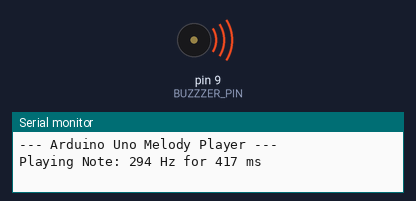
The sketch below on a simulated Arduino Uno, built with avr-gcc and run on an emulated ATmega328P. Shown: buzzer (waves = sounding), the last lines printed to the serial monitor.

Above: at 0.21 s.
At 35.3 s:
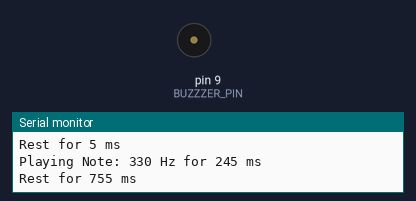
Timing chart, 0 to 40.0 s (numbered marks = the images above):
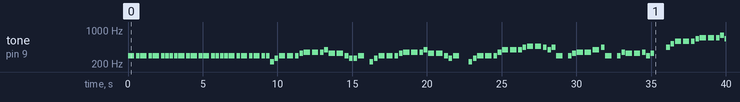

Measured:
- by itself, tone on pin 9 (BUZZZER_PIN): plays 294 Hz for 0.42 s, 294 Hz for 0.25 s, 294 Hz for 0.42 s, 294 Hz for 0.25 s, 294 Hz for 0.42 s, 294 Hz for 0.25 s … (97 notes in this stretch)

The sketch:

Pirates_of_the_Caribbean___He_s_a_Pirate__1_.ino
```cpp
// Uno_Melody_Player.ino
// ----------------------------------------------------------------------
// Plays the melody data using the standard Arduino tone() function.
// Designed for Arduino Uno R3, which requires careful memory management.
// ----------------------------------------------------------------------

// *** IMPORTANT WARNING FOR ARDUINO UNO R3 ***
// The Uno has limited Flash (32KB) and RAM (2KB). If your MIDI file
// is very long or complex, the generated C array may exceed the Uno's
// storage capacity, resulting in compilation errors or unexpected behavior.
// If this happens, try a shorter MIDI file or switch to an ESP32 or Mega board.
// ***

// Required for the PROGMEM functions (accessing data from Flash memory)
#include <avr/pgmspace.h>

// Includes the generated data files
#include "pitches.h"
#include "melody_data.h"

// --- Configuration ---
// Define the digital pin connected to the passive buzzer or speaker
const int BUZZZER_PIN = 9;

// --- Setup ---
void setup() {
  // Initialize serial communication for debugging output
  Serial.begin(9600);
  Serial.println("\n--- Arduino Uno Melody Player ---");

  // Set the buzzer pin as an output.
  pinMode(BUZZZER_PIN, OUTPUT);
}

// --- Main Loop ---
void loop() {
  playMelody();

  // Halt the loop after the song finishes to prevent continuous playback.
  while(true) {
    delay(1000);
  }
}

// --- Melody Play Function ---
void playMelody() {
  // Iterate through the notes in the melody_data array.
  for (int thisNote = 0; thisNote < melody_length; thisNote++) {

    // Read pitch and duration from Flash memory (PROGMEM).
    // This is crucial for the Uno to save valuable RAM.
    int pitch = pgm_read_word_near(melody + thisNote);
    int noteDuration = pgm_read_word_near(durations + thisNote);

    // Check if the pitch is a rest (REST is defined as 0 in pitches.h).
    if (pitch != REST) {
      // Plays a tone at the specified pitch for the noteDuration time.
      tone(BUZZZER_PIN, pitch, noteDuration);

      Serial.print("Playing Note: ");
      Serial.print(pitch);
      Serial.print(" Hz for ");
      Serial.print(noteDuration);
      Serial.println(" ms");
    } else {
      // Stop the tone for a REST.
      noTone(BUZZZER_PIN);
      Serial.print("Rest for ");
      Serial.print(noteDuration);
      Serial.println(" ms");
    }

    // Pause for the exact duration of the note/rest.
    delay(noteDuration);

    // Stop the tone explicitly to ensure a clean break before the next note/pause.
    noTone(BUZZZER_PIN);

    // Pause for a small interval before the next note starts.
    // This pause provides a necessary staccato effect.
    #ifdef PAUSE_BETWEEN_NOTES_MS
      delay(PAUSE_BETWEEN_NOTES_MS);
    #else
      delay(20); // Default pause if macro not found (20ms)
    #endif
  }

  Serial.println("Melody finished.");
}
```

melody_data.h
```cpp
/*************************************************
 * GENERATED FROM: pirate.mid
 * DO NOT EDIT THIS FILE MANUALLY
 *
 * This file contains the C-arrays for the melody pitch and duration.
 * It is designed for use with the Arduino tone() function or ESP32 LEDC.
 * The pitches (e.g., NOTE_C4) are defined in 'pitches.h'.
 *************************************************/
#pragma once
#include "pitches.h"

// The notes array (pitch macro names from pitches.h)
// PROGMEM is used to store the data in Flash memory on Uno/Nano.
const int melody[] PROGMEM = {
    NOTE_D4,
 REST,
 NOTE_D4,
 REST,
 NOTE_D4,
 REST,
 NOTE_D4,
 REST,
 NOTE_D4,
 REST,
 NOTE_D4,
 REST,
 NOTE_D4,
 REST,
 NOTE_D4,
 REST,
 NOTE_D4,
 REST,
 NOTE_D4,
 REST,
 NOTE_D4,
 REST,
 NOTE_D4,
 REST,
 NOTE_D4,
 REST,
 NOTE_D4,
 REST,
 NOTE_D4,
 REST,
 NOTE_D4,
 REST,
 NOTE_D4,
 REST,
 NOTE_D4,
 REST,
 NOTE_D4,
 REST,
 NOTE_D4,
 REST,
 NOTE_D4,
 REST,
 NOTE_D4,
 REST,
 NOTE_D4,
 REST,
 NOTE_D4,
 REST,
 NOTE_D4,
 REST,
 NOTE_A3,
 REST,
 NOTE_C4,
 REST,
 NOTE_D4,
 REST,
 NOTE_D4,
 REST,
 NOTE_D4,
 REST,
 NOTE_E4,
 REST,
 NOTE_F4,
 REST,
 NOTE_F4,
 REST,
 NOTE_F4,
 REST,
 NOTE_G4,
 REST,
 NOTE_E4,
 REST,
 NOTE_E4,
 REST,
 NOTE_D4,
 REST,
 NOTE_C4,
 REST,
 NOTE_C4,
 REST,
 NOTE_D4,
 REST,
 NOTE_A3,
 REST,
 NOTE_C4,
 REST,
 NOTE_D4,
 REST,
 NOTE_D4,
 REST,
 NOTE_D4,
 REST,
 NOTE_E4,
 REST,
 NOTE_F4,
 REST,
 NOTE_F4,
 REST,
 NOTE_F4,
 REST,
 NOTE_G4,
 REST,
 NOTE_E4,
 REST,
 NOTE_E4,
 REST,
 NOTE_D4,
 REST,
 NOTE_C4,
 REST,
 NOTE_D4,
 REST,
 NOTE_A3,
 REST,
 NOTE_C4,
 REST,
 NOTE_D4,
 REST,
 NOTE_D4,
 REST,
 NOTE_D4,
 REST,
 NOTE_F4,
 REST,
 NOTE_G4,
 REST,
 NOTE_G4,
 REST,
 NOTE_G4,
 REST,
 NOTE_A4,
 REST,
 NOTE_AS4,
 REST,
 NOTE_AS4,
 REST,
 NOTE_A4,
 REST,
 NOTE_G4,
 REST,
 NOTE_A4,
 REST,
 NOTE_D4,
 REST,
 NOTE_D4,
 REST,
 NOTE_E4,
 REST,
 NOTE_F4,
 REST,
 NOTE_F4,
 REST,
 NOTE_G4,
 REST,
 NOTE_A4,
 REST,
 NOTE_D4,
 REST,
 NOTE_D4,
 REST,
 NOTE_F4,
 REST,
 NOTE_E4,
 REST,
 NOTE_E4,
 REST,
 NOTE_F4,
 REST,
 NOTE_D4,
 REST,
 NOTE_E4,
 REST,
 NOTE_A4,
 REST,
 NOTE_C5,
 REST,
 NOTE_D5,
 REST,
 NOTE_D5,
 REST,
 NOTE_D5,
 REST,
 NOTE_E5,
 REST,
 NOTE_F5,
 REST,
 NOTE_F5,
 REST,
 NOTE_F5,
 REST,
 NOTE_G5,
 REST,
 NOTE_E5,
 REST,
 NOTE_E5,
 REST,
 NOTE_D5,
 REST,
 NOTE_C5,
 REST,
 NOTE_C5,
 REST,
 NOTE_D5,
 REST,
 NOTE_A4,
 REST,
 NOTE_C5,
 REST,
 NOTE_D5,
 REST,
 NOTE_D5,
 REST,
 NOTE_D5,
 REST,
 NOTE_E5,
 REST,
 NOTE_F5,
 REST,
 NOTE_F5,
 REST,
 NOTE_F5,
 REST,
 NOTE_G5,
 REST,
 NOTE_E5,
 REST,
 NOTE_E5,
 REST,
 NOTE_D5,
 REST,
 NOTE_C5,
 REST,
 NOTE_D5,
 REST,
 NOTE_A4,
 REST,
 NOTE_C5,
 REST,
 NOTE_D5,
 REST,
 NOTE_D5,
 REST,
 NOTE_D5,
 REST,
 NOTE_F5,
 REST,
 NOTE_G5,
 REST,
 NOTE_G5,
 REST,
 NOTE_G5,
 REST,
 NOTE_A5,
 REST,
 NOTE_AS5,
 REST,
 NOTE_AS5,
 REST,
 NOTE_A5,
 REST,
 NOTE_G5,
 REST,
 NOTE_A5,
 REST,
 NOTE_D5,
 REST,
 NOTE_D5,
 REST,
 NOTE_E5,
 REST,
 NOTE_F5,
 REST,
 NOTE_F5,
 REST,
 NOTE_G5,
 REST,
 NOTE_A5,
 REST,
 NOTE_D5,
 REST,
 NOTE_D5,
 REST,
 NOTE_F5,
 REST,
 NOTE_E5,
 REST,
 NOTE_E5,
 REST,
 NOTE_D5,
 REST,
 NOTE_CS5,
 REST,
 NOTE_D5,
 REST,
 NOTE_D5,
 REST,
 NOTE_E5,
 REST,
 NOTE_F5,
 REST,
 NOTE_F5,
 REST,
 NOTE_F5,
 REST,
 NOTE_G5,
 REST,
 NOTE_A5,
 REST,
 NOTE_F5,
 REST,
 NOTE_F5,
 REST,
 NOTE_D5,
 REST,
 NOTE_A4,
 REST,
 NOTE_AS5,
 REST,
 NOTE_G5,
 REST,
 NOTE_D5,
 REST,
 NOTE_AS4,
 REST,
 NOTE_E4,
 REST,
 NOTE_E4,
 REST,
 NOTE_D4,
 REST,
 NOTE_F4,
 REST,
 NOTE_F4,
 REST,
 NOTE_G4,
 REST,
 NOTE_A4,
 REST,
 NOTE_A4,
 REST,
 NOTE_A4,
 REST,
 NOTE_AS4,
 REST,
 NOTE_A4,
 REST,
 NOTE_G4,
 REST,
 NOTE_G4,
 REST,
 NOTE_G4,
 REST,
 NOTE_G4,
 REST,
 NOTE_A4,
 REST,
 NOTE_A4,
 REST,
 NOTE_A4,
 REST,
 NOTE_A4,
 REST,
 NOTE_AS4,
 REST,
 NOTE_A4,
 REST,
 NOTE_G4,
 REST,
 NOTE_F4,
 REST,
 NOTE_E4,
 REST,
 NOTE_D4,
 REST,
 NOTE_D4,
 REST,
 NOTE_E4,
 REST,
 NOTE_F4,
 REST,
 NOTE_G4,
 REST,
 NOTE_A4,
 REST,
 NOTE_G4,
 REST,
 NOTE_F4,
 REST,
 NOTE_E4,
 REST,
 NOTE_F4,
 REST,
 NOTE_G4,
 REST,
 NOTE_A4,
 REST,
 NOTE_G4,
 REST,
 NOTE_F4,
 REST,
 NOTE_G4,
 REST,
 NOTE_A4,
 REST,
 NOTE_G4,
 REST,
 NOTE_F4,
 REST,
 NOTE_E4,
 REST,
 NOTE_F4,
 REST,
 NOTE_E4,
 REST,
 NOTE_D4,
 REST,
 NOTE_E4,
 REST,
 NOTE_C4,
 REST,
 NOTE_D4,
 REST,
 NOTE_D5,
 REST,
 NOTE_E5,
 REST,
 NOTE_F5,
 REST,
 NOTE_E5,
 REST,
 NOTE_F5,
 REST,
 NOTE_G5,
 REST,
 NOTE_F5,
 REST,
 NOTE_G5,
 REST,
 NOTE_A5,
 REST,
 NOTE_G5,
 REST,
 NOTE_F5,
 REST,
 NOTE_D5,
 REST,
 NOTE_D5,
 REST,
 NOTE_E5,
 REST,
 NOTE_F5,
 REST,
 NOTE_G5,
 REST,
 NOTE_A5,
 REST,
 NOTE_AS5,
 REST,
 NOTE_D5,
 REST,
 NOTE_G5,
 REST,
 NOTE_F5,
 REST,
 NOTE_G5,
 REST,
 NOTE_E5,
 REST,
 NOTE_D5,
 REST,
 NOTE_E5,
 REST,
 NOTE_CS5,
 REST,
 NOTE_A5,
 REST,
 NOTE_AS5,
 REST,
 NOTE_A5,
 REST,
 NOTE_A5,
 REST,
 NOTE_A5,
 REST,
 NOTE_A5,
 REST,
 NOTE_G5,
 REST,
 NOTE_G5,
 REST,
 NOTE_F5,
 REST,
 NOTE_F5,
 REST,
 NOTE_G5,
 REST,
 NOTE_E5,
 REST,
 NOTE_D5,
 REST,
 NOTE_D5,
 REST,
 NOTE_E5,
 REST,
 NOTE_F5,
 REST,
 NOTE_A5,
 REST,
 NOTE_D5,
 REST,
 NOTE_E5,
 REST,
 NOTE_F5,
 REST,
 NOTE_AS5,
 REST,
 NOTE_D5,
 REST,
 NOTE_E5,
 REST,
 NOTE_F5,
 REST,
 NOTE_A5,
 REST,
 NOTE_A5,
 REST,
 NOTE_C6,
 REST,
 NOTE_A5,
 REST,
 NOTE_G5,
 REST,
 NOTE_G5,
 REST,
 NOTE_F5,
 REST,
 NOTE_F5,
 REST,
 NOTE_G5,
 REST,
 NOTE_E5,
 REST,
 NOTE_D5,
 REST,
 NOTE_D4
};

// The duration array in milliseconds (ms)
const int durations[] PROGMEM = {
    417,
 83,
 245,
 5,
 417,
 83,
 245,
 5,
 417,
 83,
 245,
 5,
 245,
 5,
 245,
 5,
 245,
 5,
 417,
 83,
 245,
 5,
 417,
 83,
 245,
 5,
 417,
 83,
 245,
 5,
 245,
 5,
 245,
 5,
 245,
 5,
 417,
 83,
 245,
 5,
 417,
 83,
 245,
 5,
 417,
 83,
 245,
 5,
 245,
 5,
 245,
 5,
 245,
 5,
 417,
 83,
 417,
 83,
 245,
 5,
 245,
 5,
 417,
 83,
 417,
 83,
 245,
 5,
 245,
 5,
 417,
 83,
 417,
 83,
 245,
 5,
 245,
 5,
 245,
 5,
 417,
 333,
 245,
 5,
 245,
 5,
 417,
 83,
 417,
 83,
 245,
 5,
 245,
 5,
 417,
 83,
 417,
 83,
 245,
 5,
 245,
 5,
 417,
 83,
 417,
 83,
 245,
 5,
 245,
 5,
 417,
 583,
 245,
 5,
 245,
 5,
 417,
 83,
 417,
 83,
 245,
 5,
 245,
 5,
 417,
 83,
 417,
 83,
 245,
 5,
 245,
 5,
 417,
 83,
 417,
 83,
 245,
 5,
 245,
 5,
 245,
 5,
 417,
 333,
 245,
 5,
 245,
 5,
 417,
 83,
 417,
 83,
 417,
 83,
 245,
 5,
 417,
 333,
 245,
 5,
 245,
 5,
 417,
 83,
 417,
 83,
 245,
 5,
 245,
 5,
 245,
 755,
 245,
 5,
 245,
 5,
 417,
 83,
 417,
 83,
 245,
 5,
 245,
 5,
 417,
 83,
 417,
 83,
 245,
 5,
 245,
 5,
 417,
 83,
 417,
 83,
 245,
 5,
 245,
 5,
 245,
 5,
 417,
 333,
 245,
 5,
 245,
 5,
 417,
 83,
 417,
 83,
 245,
 5,
 245,
 5,
 417,
 83,
 417,
 83,
 245,
 5,
 245,
 5,
 417,
 83,
 417,
 83,
 245,
 5,
 245,
 5,
 417,
 583,
 245,
 5,
 245,
 5,
 417,
 83,
 417,
 83,
 245,
 5,
 245,
 5,
 417,
 83,
 417,
 83,
 245,
 5,
 245,
 5,
 417,
 83,
 417,
 83,
 245,
 5,
 245,
 5,
 245,
 5,
 417,
 333,
 245,
 5,
 245,
 5,
 417,
 83,
 417,
 83,
 417,
 83,
 245,
 5,
 417,
 333,
 245,
 5,
 245,
 5,
 417,
 83,
 417,
 83,
 245,
 5,
 245,
 5,
 417,
 83,
 417,
 83,
 417,
 83,
 417,
 83,
 245,
 5,
 245,
 5,
 417,
 83,
 245,
 5,
 245,
 505,
 245,
 5,
 245,
 5,
 245,
 1255,
 245,
 755,
 245,
 5,
 245,
 5,
 245,
 1255,
 245,
 5,
 417,
 83,
 667,
 83,
 667,
 333,
 245,
 5,
 245,
 5,
 417,
 83,
 417,
 83,
 417,
 83,
 245,
 5,
 245,
 1005,
 417,
 83,
 417,
 83,
 417,
 83,
 245,
 5,
 245,
 1005,
 417,
 83,
 417,
 83,
 417,
 83,
 245,
 5,
 245,
 1005,
 417,
 83,
 417,
 83,
 417,
 83,
 417,
 583,
 245,
 5,
 245,
 5,
 875,
 125,
 245,
 5,
 245,
 5,
 417,
 83,
 417,
 83,
 417,
 83,
 417,
 83,
 417,
 83,
 417,
 83,
 417,
 583,
 245,
 5,
 245,
 5,
 417,
 583,
 245,
 5,
 245,
 5,
 417,
 83,
 417,
 83,
 417,
 83,
 417,
 583,
 245,
 5,
 245,
 5,
 245,
 755,
 245,
 5,
 245,
 5,
 417,
 583,
 245,
 5,
 245,
 5,
 417,
 83,
 417,
 83,
 417,
 83,
 417,
 83,
 417,
 83,
 417,
 83,
 417,
 583,
 245,
 5,
 245,
 5,
 417,
 83,
 417,
 83,
 417,
 83,
 417,
 83,
 417,
 83,
 417,
 83,
 417,
 583,
 245,
 5,
 245,
 5,
 417,
 583,
 245,
 5,
 245,
 5,
 417,
 1083,
 417,
 1083,
 417,
 83,
 417,
 83,
 417,
 83,
 245,
 5,
 245,
 1005,
 417,
 1083,
 417,
 1083,
 417,
 83,
 417,
 83,
 417,
 83,
 667,
 83,
 245,
 5,
 245,
 5,
 245,
 5,
 667,
 83,
 245,
 5,
 245,
 5,
 245,
 5,
 667,
 83,
 245,
 5,
 245,
 5,
 245,
 5,
 417,
 83,
 417,
 83,
 417,
 83,
 245,
 5,
 245,
 1005,
 417,
 1083,
 417,
 1083,
 417,
 83,
 417,
 83,
 417,
 83,
 667,
 833,
 1875
};

// The total number of notes in the melody (must match the lengths of both arrays)
const int melody_length = sizeof(melody) / sizeof(melody[0]);
```

pitches.h
```cpp
#define REST 0
#define NOTE_B0  31
#define NOTE_C1  33
#define NOTE_CS1 35
#define NOTE_D1  37
#define NOTE_DS1 39
#define NOTE_E1  41
#define NOTE_F1  44
#define NOTE_FS1 46
#define NOTE_G1  49
#define NOTE_GS1 52
#define NOTE_A1  55
#define NOTE_AS1 58
#define NOTE_B1  62
#define NOTE_C2  65
#define NOTE_CS2 69
#define NOTE_D2  73
#define NOTE_DS2 78
#define NOTE_E2  82
#define NOTE_F2  87
#define NOTE_FS2 93
#define NOTE_G2  98
#define NOTE_GS2 104
#define NOTE_A2  110
#define NOTE_AS2 117
#define NOTE_B2  123
#define NOTE_C3  131
#define NOTE_CS3 139
#define NOTE_D3  147
#define NOTE_DS3 156
#define NOTE_E3  165
#define NOTE_F3  175
#define NOTE_FS3 185
#define NOTE_G3  196
#define NOTE_GS3 208
#define NOTE_A3  220
#define NOTE_AS3 233
#define NOTE_B3  247
#define NOTE_C4  262
#define NOTE_CS4 277
#define NOTE_D4  294
#define NOTE_DS4 311
#define NOTE_E4  330
#define NOTE_F4  349
#define NOTE_FS4 370
#define NOTE_G4  392
#define NOTE_GS4 415
#define NOTE_A4  440
#define NOTE_AS4 466
#define NOTE_B4  494
#define NOTE_C5  523
#define NOTE_CS5 554
#define NOTE_D5  587
#define NOTE_DS5 622
#define NOTE_E5  659
#define NOTE_F5  698
#define NOTE_FS5 740
#define NOTE_G5  784
#define NOTE_GS5 831
#define NOTE_A5  880
#define NOTE_AS5 932
#define NOTE_B5  988
#define NOTE_C6  1047
#define NOTE_CS6 1109
#define NOTE_D6  1175
#define NOTE_DS6 1245
#define NOTE_E6  1319
#define NOTE_F6  1397
#define NOTE_FS6 1480
#define NOTE_G6  1568
#define NOTE_GS6 1661
#define NOTE_A6  1760
#define NOTE_AS6 1865
#define NOTE_B6  1976
#define NOTE_C7  2093
#define NOTE_CS7 2217
#define NOTE_D7  2349
#define NOTE_DS7 2489
#define NOTE_E7  2637
#define NOTE_F7  2794
#define NOTE_FS7 2960
#define NOTE_G7  3136
#define NOTE_GS7 3322
#define NOTE_A7  3520
#define NOTE_AS7 3729
#define NOTE_B7  3951
#define NOTE_C8  4186
#define NOTE_CS8 4435
#define NOTE_D8  4699
#define NOTE_DS8 4978
```
